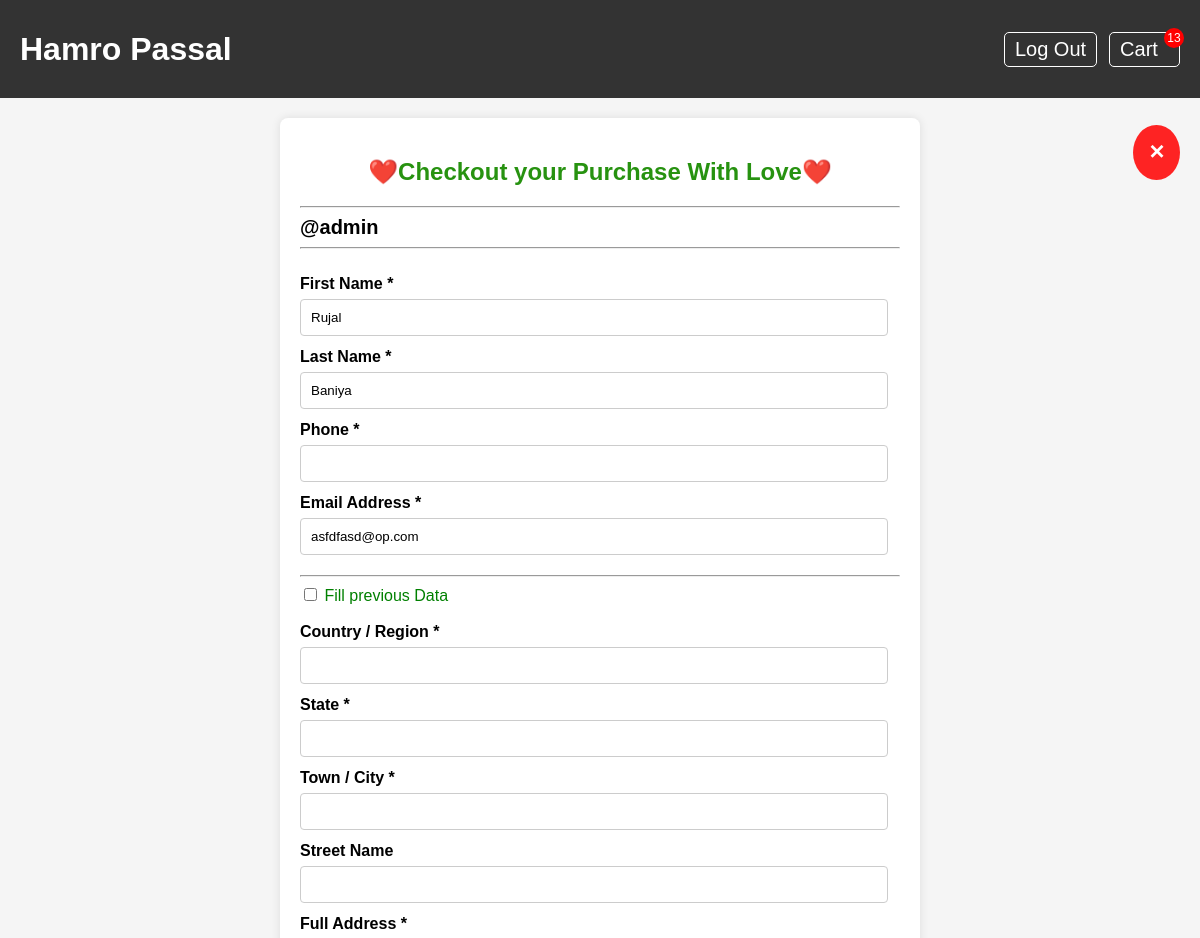
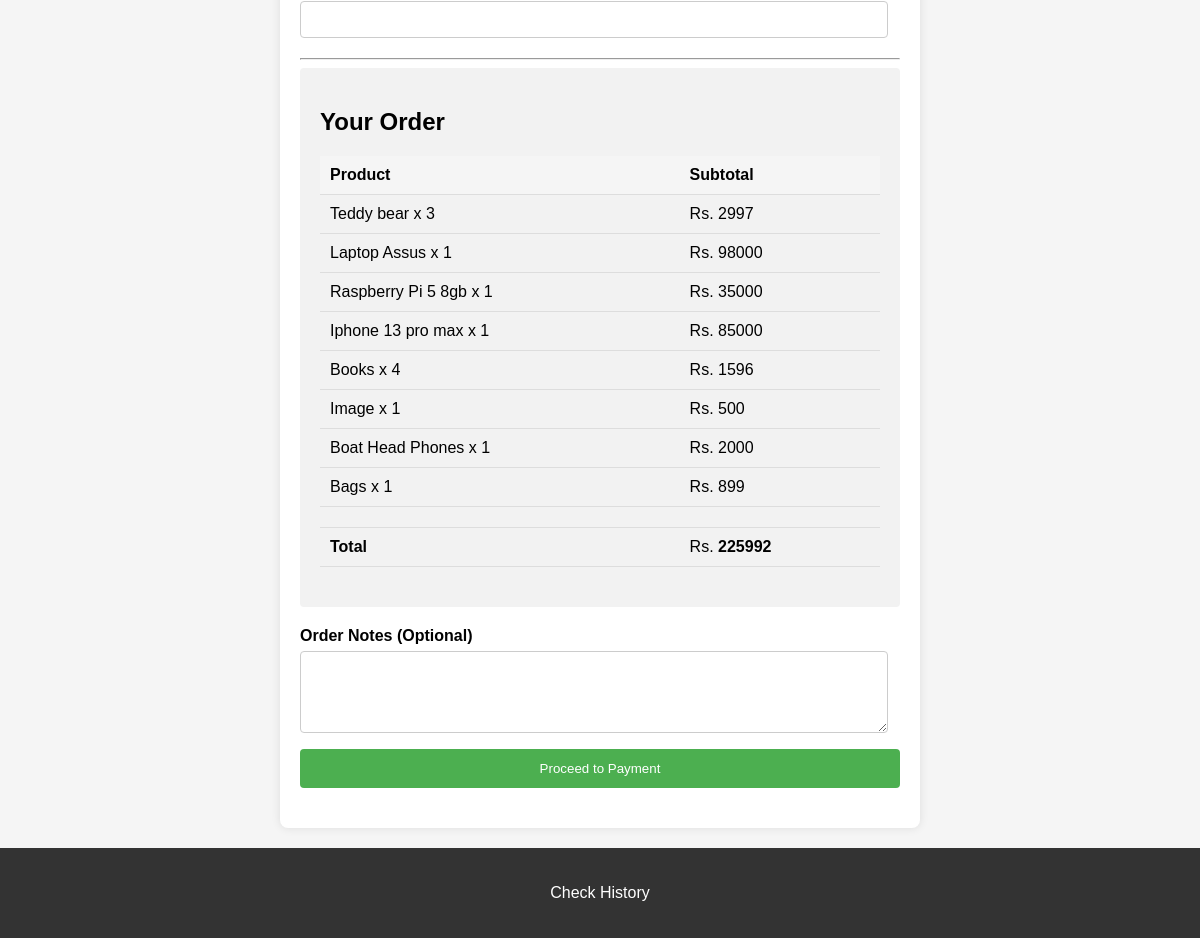
/checkout/ (signed in), run on the app's committed database (2 pictures, top to bottom).
### Passalpages/models.py (models this page shows)
class itemsInCart(models.Model):
    cart_info= models.ForeignKey(carts_info, on_delete=models.CASCADE)
    product = models.ForeignKey(Product, on_delete=models.CASCADE)
    quantity = models.PositiveIntegerField(default=0)

class Product(models.Model):
    product_name= models.CharField(max_length=50)
    ratting= models.IntegerField()
    amount= models.FloatField()
    sale= models.BooleanField(default=False)
    image= models.ImageField(upload_to="media")

### Passalpages/views.py (the view)
# urls.py: path('checkout/', checkout_pg, name='checkout'),
@login_required(login_url="login")
def checkout_pg(request):
    if request.user.is_authenticated:
        cartsinfo= carts_info.objects.filter(user = request.user)[0]
        total_items_num = cartsinfo.total_items
        if total_items_num >=1:
            if request.method == "POST":
                data = request.POST
                f_name, l_name=data['fname'],data['lname']
                phnum, email= data['phone'],data['email']
                country, state, city, streetname, fulladdress= data['country'],data['state'],data['city'],data['streetname'],data['fulladdress'],
                order_notes= data['order_notes']
                user_ins= request.user
                if user_ins.first_name != f_name:
                    user_ins.first_name = f_name
                if  user_ins.last_name != l_name:
                    user_ins.last_name = l_name
                user_ins.save()
                checkoutinfo, created= CheckOutInfo.objects.get_or_create(user=user_ins)
                checkoutinfo.Phonenum= phnum
                checkoutinfo.shipemail=email
                checkoutinfo.Country=country
                checkoutinfo.State= state
                checkoutinfo.city= city
                checkoutinfo.Street_Name = streetname
                checkoutinfo.Full_Address= fulladdress
                checkoutinfo.Order_Notes= order_notes
                checkoutinfo.save()
                shippinginfos= shipping_info.objects.create(checkout_info=checkoutinfo )
                r_num1 = random.randint(1000, 9999)
                r_num2 = random.randint(1000, 9999)
                current_year = datetime.datetime.now()
                shippinginfos.shipping_number = f"{r_num1}{current_year.year}{r_num2}--{shippinginfos.id}"
                shippinginfos.deliver_Date_on= current_year + datetime.timedelta(days=8)
                shippinginfos.save()
                itemsincart= itemsInCart.objects.filter(cart_info= cartsinfo)
                for each_item in itemsincart:
                    checkoutproduct, created = checkout_products.objects.get_or_create(shippinginfo= shippinginfos, product= each_item.product)
                    checkoutproduct.quantity= each_item.quantity
                    checkoutproduct.save()
                itemsincart.delete()
                cartsinfo.total_items=0
                cartsinfo.save()
                checkout_product=  checkout_products.objects.filter(shippinginfo= shippinginfos)
                context= {
                    'shipping_info':shippinginfos,
                    'itemsincart':checkout_product,
                    'checkoutinfo':checkoutinfo
                }
                return render(request, 'page/checkout.html', context)
            else:
                    cartsinfo= carts_info.objects.filter(user = request.user)[0]
                    itemsincart= itemsInCart.objects.filter(cart_info= cartsinfo)
                    total_items_num = cartsinfo.total_items
                    context= {
                        'procude_pg':1,
                        'total_items_num':total_items_num,
                        'itemsincart':itemsincart,
                    }
                    return render(request, 'page/checkout.html', context)
        return redirect('cart')

### Passalpages/templates/page/checkout.html (shortened to what this page needs)
{% extends "base.html" %}
{% load static %}
{% block containt %}
  <div class="container">
    <a href="/cart" class="close-button">&#10005;</a>
    {% if procude_pg%}
      <h2 style="color:#279210; text-align:center">❤️Checkout your Purchase With Love❤️</h2><hr>
      <div class="username">
        @{{request.user}}
      </div><hr><br>
      <form method="POST">
        <div class="grid">
          <div class="grid-item">
            <label for="first_name">First Name *</label>
            <input type="text" id="first_name" name="fname" value='{{request.user.first_name}}' required>
          </div>
          <div class="grid-item">
            <label for="last_name">Last Name *</label>
            <input type="text" id="last_name" name="lname"  value='{{request.user.last_name}}' required>
          </div>
          <div class="grid-item">
            <label for="phone">Phone *</label>
            <input type="tel" id="phone" name="phone" required>
          </div>
          <div class="grid-item.full">
            <label for="email">Email Address *</label>
            <input type="email" id="email" name="email" value='{{request.user.email}}' required>
          </div>
          <hr>
          <div class="grid-item.full">
            <input type="checkbox" id="Fillprevious"> <span style="color:green;">Fill previous Data</span>
            <br> <br>
            <label for="country">Country / Region *</label>
            <input type="text" id="country" name="country" required>
          </div>
          <div class="grid-item">
            <label for="state">State *</label>
            <input type="text" id="state" name="state" required>
          </div>
          <div class="grid-item">
            <label for="city">Town / City *</label>
            <input type="text" id="city" name="city" required>
          </div>
          <div class="grid-item">
            <label for="Street_name">Street Name</label>
            <input type="text" id="Street_name" name="streetname">
          </div>
          <div class="grid-item.full">
            <label for="full_address">Full Address *</label>
            <input type="text" id="full_address" name="fulladdress" required>
          </div>
          <hr>
        </div>
        <div class="order-details">
          <h2>Your Order</h2>
          <table>
            <thead>
              <tr>
                <th>Product</th>
                <th>Subtotal</th>
              </tr>
            </thead>
            <tbody>
                {% for each_items in itemsincart %}
                <tr>
                <td>{{ each_items.product.product_name }} x {{ each_items.quantity }} </td>
                <td>Rs. <span id="totalamt{{each_items.product.id }}" class='each_product'>0</span></td>
              </tr>
                {% endfor %}
            </tbody>
            <tbody>
              <tr>
              <td></td>
              <td></td>
            </tbody>
            <tfoot>
              <tr>
                <td><b>Total</b></td>
                <td >Rs. <b id="full_total"><b></td>
              </tr>
            </tfoot>
          </table>
        </div>
        <label for="order_notes">Order Notes (Optional)</label>
        <textarea id="order_notes" name="order_notes" rows="4" cols="50"></textarea>
        <button class="btn">Proceed to Payment</button>
      </form>
    {% endif %}
  </div>
  {% endblock %}

### Passalpages/templates/base.html (style rules this page uses)
body { font-family: Arial, sans-serif; background-color: #f5f5f5; margin: 0; padding: 0; }

### Passalpages/templates/page/checkout.html (style rules this page uses)
.username { font-weight:600; font-size:20px; }
.container { position:relative; max-width: 600px; margin: 20px auto; background-color: #fff; padding: 20px; border-radius: 8px; box-shadow: 0px 0px 10px rgba(0, 0, 0, 0.1); position: relative; }
form { margin-bottom: 20px; }
label { display: block; margin-bottom: 6px; font-weight: bold; }
input[type="text"], input[type="tel"], input[type="email"], textarea { width: calc(100% - 12px); padding: 10px; margin-bottom: 12px; border: 1px solid #ccc; border-radius: 4px; box-sizing: border-box; }
.order-details { background-color: #f2f2f2; padding: 20px; border-radius: 4px; margin-bottom: 20px; }
table { width: 100%; border-collapse: collapse; margin-bottom: 20px; }
table th, table td { padding: 10px; border-bottom: 1px solid #ddd; text-align: left; }
table th { background-color: #f5f5f5; }
.btn { display: block; width: 100%; padding: 12px; background-color: #4caf50; color: #fff; text-align: center; text-decoration: none; border: none; border-radius: 4px; cursor: pointer; transition: background-color 0.3s; }
.close-button { background-color: #ff0000db; color: #fff; text-decoration:none; font-size:20px; font-weight: 900; position: fixed; top: 125px; right: 20px; padding: 15px; height:25px; weight:25px; border-radius: 50%; cursor: pointer; z-index: 999; }

### data on the page
itemsInCart: product.product_name "Teddy bear", quantity "3"
itemsInCart: product.product_name "Laptop Assus", quantity "1"
itemsInCart: product.product_name "Raspberry Pi 5 8gb", quantity "1"
itemsInCart: product.product_name "Iphone 13 pro max", quantity "1"
itemsInCart: product.product_name "Books", quantity "4"
itemsInCart: product.product_name "Image", quantity "1"
itemsInCart: product.product_name "Boat Head Phones", quantity "1"
itemsInCart: product.product_name "Bags", quantity "1"

### other printed values
{{ total_items_num }} "13"
{{ request.user }} "admin"
